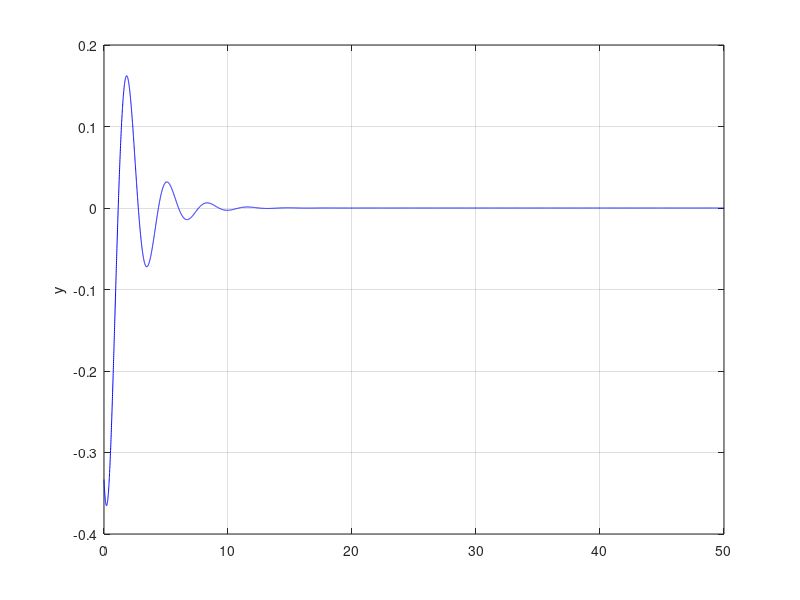

Here is the MATLAB script that generated this plot:
function LAB6
omega0 = 2; c = 1; omega = 1.4; a = 0;
if omega0 > omega
    a = atan((c * omega) / (omega0 * omega0 - omega * omega))
else
    a = atan((c * omega) / (omega0 * omega0 - omega * omega)) + 3.1415
end
param = [omega0,c,omega,a];
t0 = 0; y0 = 0; v0 = 0; Y0 = [y0;v0]; tf = 50;
options = odeset('AbsTol',1e-10,'RelTol',1e-10);
[t,Y] = ode45(@f,[t0,tf],Y0,options,param);
y = Y(:,1); v = Y(:,2);
t1 = 25; i = find(t>t1);
C = (max(Y(i,1)) - min(Y(i,1))) / 2;
y = y - C * cos(omega * t - a)
figure(1)
plot(t,y,'b-'); ylabel('y'); grid on;
disp(['computed amplitude of forced oscillation = ' num2str(C)]);
Ctheory = 1/sqrt((omega0^2-omega^2)^2+(c*omega)^2);
disp(['theoretical amplitude = ' num2str(Ctheory)]);

function dYdt = f(t,Y,param)
y = Y(1); v = Y(2);
omega0 = param(1); c = param(2); omega = param(3); a = param(4);
dYdt = [ v ; cos(omega*t)-omega0^2*y-c*v ];
